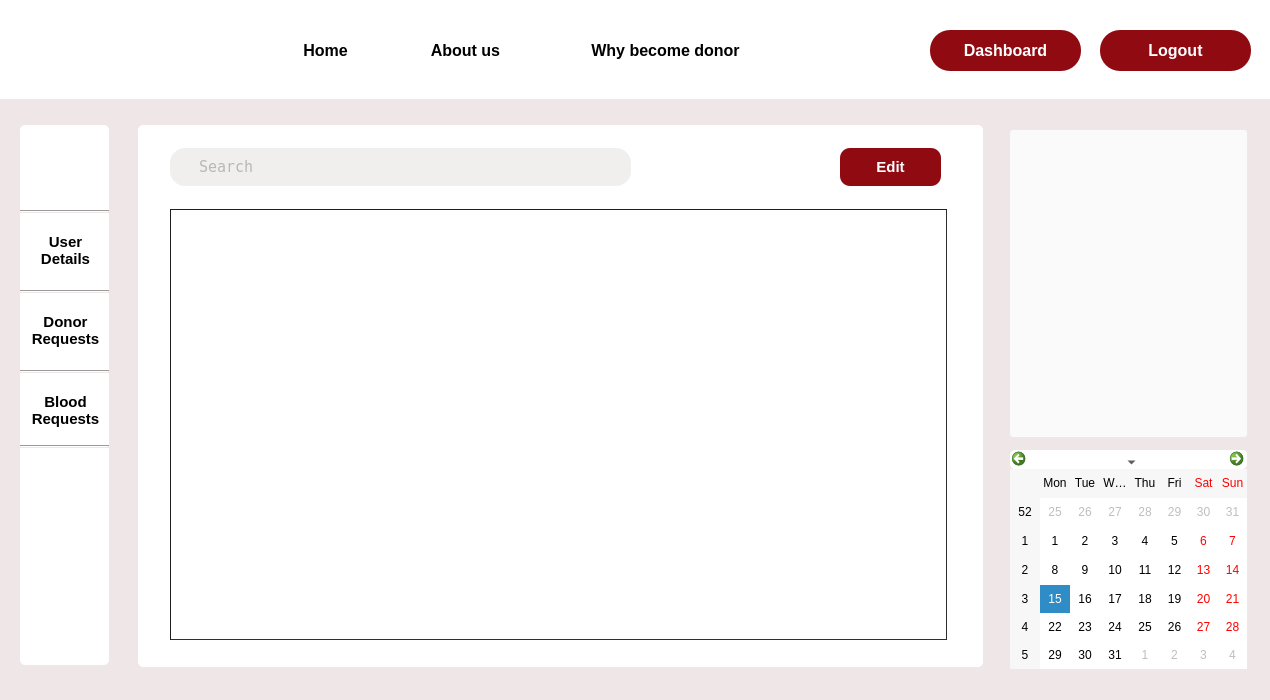
<?xml version="1.0" encoding="UTF-8"?>
<ui version="4.0">
 <class>donor_request</class>
 <widget class="QDialog" name="donor_request">
  <property name="geometry">
   <rect>
    <x>0</x>
    <y>0</y>
    <width>1270</width>
    <height>700</height>
   </rect>
  </property>
  <property name="windowTitle">
   <string>Dialog</string>
  </property>
  <property name="styleSheet">
   <string notr="true">background-color:#EFE6E7;</string>
  </property>
  <widget class="QLabel" name="label_5">
   <property name="geometry">
    <rect>
     <x>35</x>
     <y>140</y>
     <width>63</width>
     <height>61</height>
    </rect>
   </property>
   <property name="cursor">
    <cursorShape>PointingHandCursor</cursorShape>
   </property>
   <property name="styleSheet">
    <string notr="true">background-color: rgb(255, 255, 255);
border-image: url(:/img/Images/Profile.png);</string>
   </property>
   <property name="text">
    <string/>
   </property>
  </widget>
  <widget class="Line" name="line_3">
   <property name="geometry">
    <rect>
     <x>20</x>
     <y>370</y>
     <width>89</width>
     <height>3</height>
    </rect>
   </property>
   <property name="orientation">
    <enum>Qt::Horizontal</enum>
   </property>
  </widget>
  <widget class="Line" name="line">
   <property name="geometry">
    <rect>
     <x>20</x>
     <y>210</y>
     <width>89</width>
     <height>3</height>
    </rect>
   </property>
   <property name="orientation">
    <enum>Qt::Horizontal</enum>
   </property>
  </widget>
  <widget class="QLabel" name="label">
   <property name="geometry">
    <rect>
     <x>0</x>
     <y>0</y>
     <width>1280</width>
     <height>99</height>
    </rect>
   </property>
   <property name="styleSheet">
    <string notr="true">background-color: rgb(255, 255, 255);</string>
   </property>
   <property name="text">
    <string/>
   </property>
  </widget>
  <widget class="QLabel" name="label_3">
   <property name="geometry">
    <rect>
     <x>138</x>
     <y>125</y>
     <width>845</width>
     <height>542</height>
    </rect>
   </property>
   <property name="styleSheet">
    <string notr="true">background-color: rgb(255, 255, 255);
border-radius:5px;</string>
   </property>
   <property name="text">
    <string/>
   </property>
  </widget>
  <widget class="QPushButton" name="my_details_2">
   <property name="geometry">
    <rect>
     <x>25</x>
     <y>300</y>
     <width>81</width>
     <height>61</height>
    </rect>
   </property>
   <property name="font">
    <font>
     <pointsize>11</pointsize>
     <bold>true</bold>
    </font>
   </property>
   <property name="cursor">
    <cursorShape>PointingHandCursor</cursorShape>
   </property>
   <property name="styleSheet">
    <string notr="true">*{
 background-color:rgb(255, 255, 255);
border-radius:5px;}

#my_details_2::hover
{

	color: rgb(144, 10, 18);
}
</string>
   </property>
   <property name="text">
    <string>Donor
Requests</string>
   </property>
  </widget>
  <widget class="QPushButton" name="my_details_3">
   <property name="geometry">
    <rect>
     <x>25</x>
     <y>380</y>
     <width>81</width>
     <height>61</height>
    </rect>
   </property>
   <property name="font">
    <font>
     <pointsize>11</pointsize>
     <bold>true</bold>
    </font>
   </property>
   <property name="cursor">
    <cursorShape>PointingHandCursor</cursorShape>
   </property>
   <property name="styleSheet">
    <string notr="true">*{
 background-color:rgb(255, 255, 255);
border-radius:5px;
}

#my_details_3::hover
{

	color: rgb(144, 10, 18);
}</string>
   </property>
   <property name="text">
    <string>Blood
Requests</string>
   </property>
  </widget>
  <widget class="QPushButton" name="login">
   <property name="geometry">
    <rect>
     <x>930</x>
     <y>30</y>
     <width>151</width>
     <height>41</height>
    </rect>
   </property>
   <property name="font">
    <font>
     <pointsize>12</pointsize>
     <bold>true</bold>
    </font>
   </property>
   <property name="cursor">
    <cursorShape>PointingHandCursor</cursorShape>
   </property>
   <property name="styleSheet">
    <string notr="true">#login
{
 background-color:rgb(144, 10, 18);
border-radius:20px;
	color: rgb(255, 255, 255);
}

#login::hover
{
background-color:white;
	color: rgb(144, 10, 18);
}</string>
   </property>
   <property name="text">
    <string>Dashboard</string>
   </property>
  </widget>
  <widget class="Line" name="line_4">
   <property name="geometry">
    <rect>
     <x>20</x>
     <y>445</y>
     <width>89</width>
     <height>3</height>
    </rect>
   </property>
   <property name="orientation">
    <enum>Qt::Horizontal</enum>
   </property>
  </widget>
  <widget class="QLabel" name="label_7">
   <property name="geometry">
    <rect>
     <x>20</x>
     <y>0</y>
     <width>81</width>
     <height>91</height>
    </rect>
   </property>
   <property name="styleSheet">
    <string notr="true">background-color:rgb(255, 255, 255);
border-image: url(:/img/Images/logo1.png);</string>
   </property>
   <property name="text">
    <string/>
   </property>
  </widget>
  <widget class="QCalendarWidget" name="calendarWidget">
   <property name="geometry">
    <rect>
     <x>1010</x>
     <y>450</y>
     <width>237</width>
     <height>219</height>
    </rect>
   </property>
   <property name="cursor">
    <cursorShape>PointingHandCursor</cursorShape>
   </property>
   <property name="styleSheet">
    <string notr="true">background-color: rgb(255, 255, 255);
border-radius:5px;</string>
   </property>
  </widget>
  <widget class="QPushButton" name="why">
   <property name="geometry">
    <rect>
     <x>550</x>
     <y>30</y>
     <width>231</width>
     <height>41</height>
    </rect>
   </property>
   <property name="font">
    <font>
     <pointsize>12</pointsize>
     <bold>true</bold>
    </font>
   </property>
   <property name="cursor">
    <cursorShape>PointingHandCursor</cursorShape>
   </property>
   <property name="styleSheet">
    <string notr="true">#why

{
 background-color:rgb(255, 255, 255);
border-radius:0.5px;
}
#why::hover
{border-bottom :3px solid rgb(144, 10, 18);
color: rgb(144, 10, 18);
}</string>
   </property>
   <property name="text">
    <string>Why become donor</string>
   </property>
  </widget>
  <widget class="QPushButton" name="my_details">
   <property name="geometry">
    <rect>
     <x>25</x>
     <y>220</y>
     <width>81</width>
     <height>61</height>
    </rect>
   </property>
   <property name="font">
    <font>
     <pointsize>11</pointsize>
     <bold>true</bold>
    </font>
   </property>
   <property name="cursor">
    <cursorShape>PointingHandCursor</cursorShape>
   </property>
   <property name="styleSheet">
    <string notr="true">#my_details


{
 background-color:rgb(255, 255, 255);
border-radius:5px;
}
#my_details::hover
{

	color: rgb(144, 10, 18);
}</string>
   </property>
   <property name="text">
    <string>User
Details</string>
   </property>
  </widget>
  <widget class="QPushButton" name="home">
   <property name="geometry">
    <rect>
     <x>270</x>
     <y>30</y>
     <width>111</width>
     <height>41</height>
    </rect>
   </property>
   <property name="font">
    <font>
     <pointsize>12</pointsize>
     <bold>true</bold>
    </font>
   </property>
   <property name="cursor">
    <cursorShape>PointingHandCursor</cursorShape>
   </property>
   <property name="styleSheet">
    <string notr="true">#home

{
 background-color:rgb(255, 255, 255);
border-radius:0.5px;
}
#home::hover
{border-bottom :3px solid rgb(144, 10, 18);
color: rgb(144, 10, 18);}</string>
   </property>
   <property name="text">
    <string>Home</string>
   </property>
  </widget>
  <widget class="QPushButton" name="about">
   <property name="geometry">
    <rect>
     <x>410</x>
     <y>30</y>
     <width>111</width>
     <height>41</height>
    </rect>
   </property>
   <property name="font">
    <font>
     <pointsize>12</pointsize>
     <bold>true</bold>
    </font>
   </property>
   <property name="cursor">
    <cursorShape>PointingHandCursor</cursorShape>
   </property>
   <property name="styleSheet">
    <string notr="true">#about

{
 background-color:rgb(255, 255, 255);
border-radius:0.5px;
}
#about::hover
{border-bottom :3px solid rgb(144, 10, 18);
color: rgb(144, 10, 18);
}</string>
   </property>
   <property name="text">
    <string>About us</string>
   </property>
  </widget>
  <widget class="QLabel" name="label_2">
   <property name="geometry">
    <rect>
     <x>20</x>
     <y>125</y>
     <width>89</width>
     <height>540</height>
    </rect>
   </property>
   <property name="styleSheet">
    <string notr="true">background-color: rgb(255, 255, 255);
border-radius:5px;</string>
   </property>
   <property name="text">
    <string/>
   </property>
  </widget>
  <widget class="Line" name="line_2">
   <property name="geometry">
    <rect>
     <x>20</x>
     <y>290</y>
     <width>89</width>
     <height>3</height>
    </rect>
   </property>
   <property name="orientation">
    <enum>Qt::Horizontal</enum>
   </property>
  </widget>
  <widget class="QTableView" name="tableView">
   <property name="geometry">
    <rect>
     <x>170</x>
     <y>209</y>
     <width>777</width>
     <height>431</height>
    </rect>
   </property>
   <property name="styleSheet">
    <string notr="true">border-color: rgb(31, 31, 31);
background-color: rgb(255, 255, 255);
border-width : 1.2px;
border-style:inset;
</string>
   </property>
   <attribute name="verticalHeaderVisible">
    <bool>false</bool>
   </attribute>
   <attribute name="verticalHeaderHighlightSections">
    <bool>false</bool>
   </attribute>
  </widget>
  <widget class="QLineEdit" name="search">
   <property name="geometry">
    <rect>
     <x>170</x>
     <y>148</y>
     <width>461</width>
     <height>38</height>
    </rect>
   </property>
   <property name="font">
    <font>
     <family>Andale Mono</family>
     <pointsize>11</pointsize>
    </font>
   </property>
   <property name="cursor">
    <cursorShape>IBeamCursor</cursorShape>
   </property>
   <property name="styleSheet">
    <string notr="true">background-color: #F1EEEE;;
color:grey;
border-radius:15px;
font-family:Andale Mono;</string>
   </property>
   <property name="text">
    <string/>
   </property>
   <property name="placeholderText">
    <string>   Search</string>
   </property>
  </widget>
  <widget class="QPushButton" name="pushButton">
   <property name="geometry">
    <rect>
     <x>840</x>
     <y>148</y>
     <width>101</width>
     <height>38</height>
    </rect>
   </property>
   <property name="font">
    <font>
     <pointsize>11</pointsize>
     <bold>true</bold>
    </font>
   </property>
   <property name="cursor">
    <cursorShape>PointingHandCursor</cursorShape>
   </property>
   <property name="styleSheet">
    <string notr="true">#pushButton{background-color: rgb(144, 10, 18);
color: rgb(255, 255, 255);
border-radius:10px;
}

#pushButton::hover
{
background-color:white;
	color: rgb(144, 10, 18);
}</string>
   </property>
   <property name="text">
    <string>Edit</string>
   </property>
  </widget>
  <widget class="QPushButton" name="login_2">
   <property name="geometry">
    <rect>
     <x>1100</x>
     <y>30</y>
     <width>151</width>
     <height>41</height>
    </rect>
   </property>
   <property name="font">
    <font>
     <pointsize>12</pointsize>
     <bold>true</bold>
    </font>
   </property>
   <property name="cursor">
    <cursorShape>PointingHandCursor</cursorShape>
   </property>
   <property name="styleSheet">
    <string notr="true">#login_2
{
 background-color:rgb(144, 10, 18);
border-radius:20px;
	color: rgb(255, 255, 255);
}

#login_2::hover
{
background-color:white;
	color: rgb(144, 10, 18);
}</string>
   </property>
   <property name="text">
    <string>Logout</string>
   </property>
  </widget>
  <widget class="QPushButton" name="pushButton_4">
   <property name="geometry">
    <rect>
     <x>1010</x>
     <y>130</y>
     <width>237</width>
     <height>307</height>
    </rect>
   </property>
   <property name="styleSheet">
    <string notr="true">background-color: rgb(250, 250, 250);
border-radius:3px;
</string>
   </property>
   <property name="text">
    <string/>
   </property>
   <property name="icon">
    <iconset resource="Resources.qrc">
     <normaloff>:/Images/donor_day.JPG</normaloff>:/Images/donor_day.JPG</iconset>
   </property>
   <property name="iconSize">
    <size>
     <width>250</width>
     <height>400</height>
    </size>
   </property>
  </widget>
  <zorder>label_3</zorder>
  <zorder>label_2</zorder>
  <zorder>label_5</zorder>
  <zorder>line_3</zorder>
  <zorder>line</zorder>
  <zorder>label</zorder>
  <zorder>my_details_2</zorder>
  <zorder>my_details_3</zorder>
  <zorder>login</zorder>
  <zorder>line_4</zorder>
  <zorder>label_7</zorder>
  <zorder>calendarWidget</zorder>
  <zorder>why</zorder>
  <zorder>my_details</zorder>
  <zorder>home</zorder>
  <zorder>about</zorder>
  <zorder>line_2</zorder>
  <zorder>tableView</zorder>
  <zorder>search</zorder>
  <zorder>pushButton</zorder>
  <zorder>login_2</zorder>
  <zorder>pushButton_4</zorder>
 </widget>
 <resources>
  <include location="Resources.qrc"/>
 </resources>
 <connections/>
</ui>
